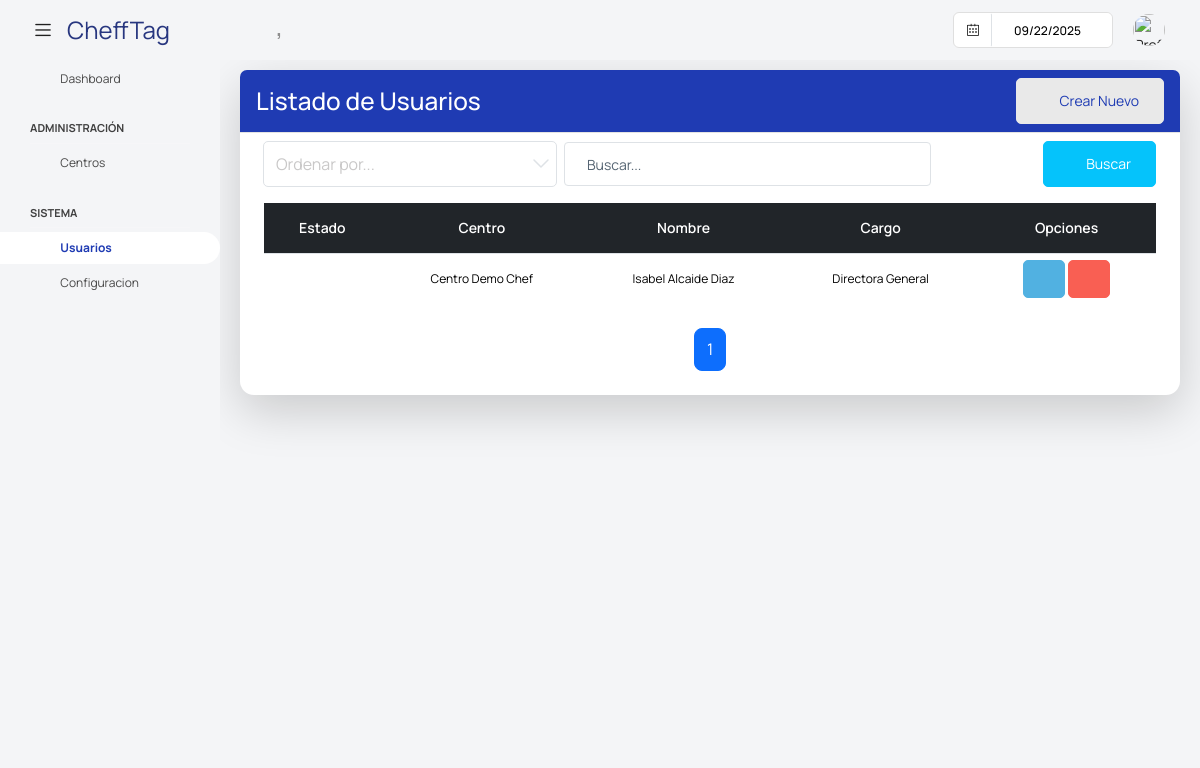
Page /super/listado_usuarios/ on the earlier database version.
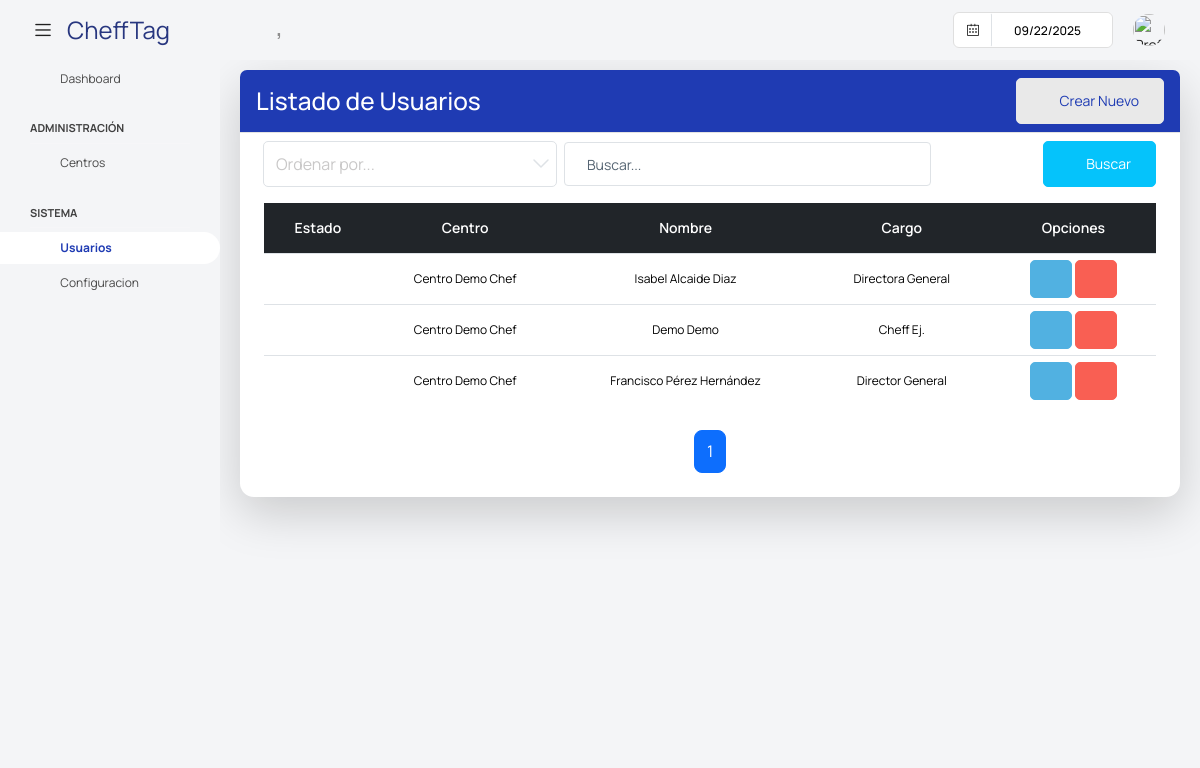
Same page on the later database version.
### app/super/models.py (models this page shows, shortened)
class UserProfile(models.Model):
    centro = models.ForeignKey('Centros' ,on_delete=models.CASCADE, null=True, blank =True)
    user = models.OneToOneField(User, on_delete=models.CASCADE)
    username = models.CharField(max_length=100)
    password = models.CharField(max_length=100)
    nombre = models.CharField(max_length=100)
    apellidos = models.CharField(max_length=100)
    cargo = models.CharField(max_length=100, blank=True, null=True)
    imagen = models.ImageField(default='users/default.png', upload_to='users/', null=True, blank =True)
    estado =models.BooleanField(default=True)

class Centros(models.Model):
    nombre = models.CharField('Nombre', max_length=255, null=False, blank =False)
    direccion = models.CharField('Dirección', max_length=255, null=True, blank =True)
    ciudad = models.CharField('Ciudad', max_length=100, null=True, blank =True)
    codigo_postal = models.CharField('Codigo Postal', max_length=20, null=True, blank =True)
    pais = models.CharField('Pais', max_length=50, null=True, blank =True)
    telefono = models.CharField('Teléfono', max_length=20, null=True, blank =True)
    email = models.CharField('Email', max_length=255, null=True, blank =True)
    sitio_web = models.CharField('Sitio Web', max_length=20, null=True, blank =True)
    fecha_creacion = models.DateField('Fecha', null=True, blank=True)
    imagen = models.ImageField(default='centro/default.png', upload_to='centros/', null=True, blank =True)
    estado = models. BooleanField(default=True)
    class Meta:
        verbose_name = 'Centro'
    def __str__(self):
        return str(self.nombre)

### app/super/views.py (the view)
# urls.py: path("listado_usuarios/", UsuariosList.as_view(), name="UsuariosList"),
class UsuariosList (PaginationMixin, ListView):
    model = UserProfile
    template_name = 'super/listar_usuarios.html'
    context_object_name = 'usuarios'
    paginate_by = 8  # Número de registros por página
    def get_queryset(self):
        queryset = UserProfile.objects.all().order_by('id')
        search_query = self.request.GET.get('buscar')
        if search_query:
            queryset = queryset.filter(
                Q(nombre__icontains=search_query) |
                Q(apellidos__icontains=search_query) |
                Q(cargo__icontains=search_query)
            )
        return queryset
    def get_context_data(self, **kwargs):
        context = super().get_context_data(**kwargs)
        usuarios = self.get_queryset()
        paginator = Paginator(usuarios, self.paginate_by)
        page_number = self.request.GET.get('page')
        page_obj = paginator.get_page(page_number)
        context['page_obj'] = page_obj
        return context

### app/core/mixins.py (called while the page is built)
    def get_context_data(self, **kwargs):
        context = super().get_context_data(**kwargs)
        page_obj = context.get('page_obj')
        if page_obj:
            current_page = page_obj.number
            total_pages = page_obj.paginator.num_pages
            window = self.pagination_window_size
            if total_pages <= (window * 2) + 1:
                context['custom_page_range'] = range(1, total_pages + 1)
            elif current_page <= window:
                context['custom_page_range'] = range(1, (window * 2) + 2)
            elif current_page >= total_pages - window:
                context['custom_page_range'] = range(total_pages - (window * 2), total_pages + 1)
            else:
                context['custom_page_range'] = range(current_page - window, current_page + window + 1)
        return context

### templates/super/listar_usuarios.html (shortened to what this page needs)
{% extends "base_super.html" %}
{% block content %}
<div class="content-wrapper">
    <div class="card shadow-lg">
        <div class="card-header bg-primary text-white d-flex justify-content-between align-items-center">
            <h3 class="m-0">Listado de Usuarios</h3>
            <a class="btn btn-light text-primary" onclick="abrir_modal_edicion('{% url 'super:crear_usuario' %}')">
                <i class="fa fa-plus-circle"></i>&nbsp; Crear Nuevo
            </a>
        </div>
        <div class="card-body">
            <form method="get" class="row g-2 align-items-center">
                <div class="col-md-4">
                    <select class="form-select" name="ordenar" id="ordenar" onchange="this.form.submit()">
                        <option value="" disabled selected>Ordenar por...</option>
                    </select>
                </div>
                <div class="col-md-5">
                    <input type="text" class="form-control" placeholder="Buscar..." name="buscar">
                </div>
                <div class="col-md-3 d-flex justify-content-end">
                    <button type="submit" class="btn btn-secondary">
                        <i class="fa fa-search"></i>&nbsp; Buscar
                    </button>
                </div>
            </form>
                {% if usuarios %}
                <div class="table-responsive">
                    <table class="table table-hover align-middle">
                        <thead class="table-dark text-center">
                            <tr>
                                <th>Estado</th>
                                <th>Centro</th>
                                <th>Nombre</th>
                                <th>Cargo</th>
                                <th>Opciones</th>
                            </tr>
                        </thead>
                        <tbody>
                        {% for usuario in usuarios %}
                        <tr class="text-center" style="font-size: 14px;">
                            <td>
                                {% if usuario.estado %}
                                    <i style="font-size: 18px;" class="fa fa-circle text-success"></i>
                                {% else %}
                                    <i style="font-size: 18px;" class="fa fa-circle text-danger"></i>
                                {% endif %}
                            </td>
                            <td>{{ usuario.centro }}</td>
                            <td>{{ usuario.nombre }} {{ usuario.apellidos }}</td>
                            <td>{{ usuario.cargo }}</td>
                            <td>
                                <a class="btn btn-info" style="--bs-btn-padding-y: 10px; --bs-btn-padding-x: 14px;" onclick="" data-toggle="tooltip" title="Editar usuario">
                                    <i class="fa fa-pencil"></i>
                                </a>
                                <a class="btn btn-danger" style="--bs-btn-padding-y: 10px; --bs-btn-padding-x: 14px;" href="#" data-toggle="tooltip" title="Eliminar utensilio">
                                    <i class="fa fa-trash"></i>
                                </a>
                            </td>
                        </tr>
                        {% endfor %}
                    </tbody>
                </table>
            </div>
            {% include "core/pagination.html" %}
            {% else %}
            <div class="alert alert-warning text-center mt-3">
                <i class="fa fa-exclamation-circle"></i> No se encontraron alimentos.
            </div>
            {% endif %}
        </div>
</div>
{% endblock content %}

Differences in the rows shown:
added UserProfile: estado True (drawn), centro "Centro Demo Chef", nombre "Demo", apellidos "Demo", cargo "Cheff Ej."
added UserProfile: estado True (drawn), centro "Centro Demo Chef", nombre "Francisco", apellidos "Pérez Hernández", cargo "Director General"
